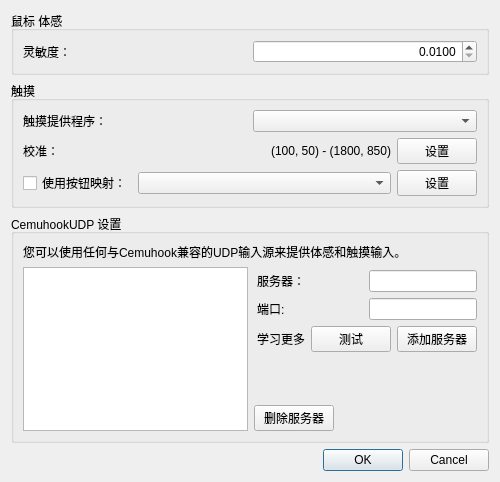
<?xml version="1.0" encoding="UTF-8"?>
<ui version="4.0">
 <class>ConfigureMotionTouch</class>
 <widget class="QDialog" name="ConfigureMotionTouch">
  <property name="geometry">
   <rect>
    <x>0</x>
    <y>0</y>
    <width>500</width>
    <height>482</height>
   </rect>
  </property>
  <property name="windowTitle">
   <string>设置 体感 / 触摸</string>
  </property>
  <property name="styleSheet">
   <string notr="true"/>
  </property>
  <layout class="QVBoxLayout">
   <item>
    <widget class="QGroupBox" name="motion_group_box">
     <property name="title">
      <string>鼠标 体感</string>
     </property>
     <layout class="QVBoxLayout">
      <item>
       <layout class="QHBoxLayout">
        <item>
         <widget class="QLabel" name="motion_sensitivity_label">
          <property name="text">
           <string>灵敏度：</string>
          </property>
         </widget>
        </item>
        <item>
         <widget class="QDoubleSpinBox" name="motion_sensitivity">
          <property name="alignment">
           <set>Qt::AlignRight|Qt::AlignTrailing|Qt::AlignVCenter</set>
          </property>
          <property name="decimals">
           <number>4</number>
          </property>
          <property name="minimum">
           <double>0.010000000000000</double>
          </property>
          <property name="maximum">
           <double>10.000000000000000</double>
          </property>
          <property name="singleStep">
           <double>0.001000000000000</double>
          </property>
          <property name="value">
           <double>0.010000000000000</double>
          </property>
         </widget>
        </item>
       </layout>
      </item>
     </layout>
    </widget>
   </item>
   <item>
    <widget class="QGroupBox" name="touch_group_box">
     <property name="title">
      <string>触摸</string>
     </property>
     <layout class="QVBoxLayout">
      <item>
       <layout class="QHBoxLayout">
        <item>
         <widget class="QLabel" name="touch_provider_label">
          <property name="text">
           <string>触摸提供程序：</string>
          </property>
         </widget>
        </item>
        <item>
         <widget class="QComboBox" name="touch_provider"/>
        </item>
       </layout>
      </item>
      <item>
       <layout class="QHBoxLayout">
        <item>
         <widget class="QLabel" name="touch_calibration_label">
          <property name="text">
           <string>校准：</string>
          </property>
         </widget>
        </item>
        <item>
         <widget class="QLabel" name="touch_calibration">
          <property name="text">
           <string>(100, 50) - (1800, 850)</string>
          </property>
          <property name="alignment">
           <set>Qt::AlignRight|Qt::AlignTrailing|Qt::AlignVCenter</set>
          </property>
         </widget>
        </item>
        <item>
         <widget class="QPushButton" name="touch_calibration_config">
          <property name="sizePolicy">
           <sizepolicy hsizetype="Maximum" vsizetype="Fixed">
            <horstretch>0</horstretch>
            <verstretch>0</verstretch>
           </sizepolicy>
          </property>
          <property name="text">
           <string>设置</string>
          </property>
         </widget>
        </item>
       </layout>
      </item>
      <item>
       <layout class="QHBoxLayout">
        <item>
         <widget class="QCheckBox" name="touch_from_button_checkbox">
          <property name="sizePolicy">
           <sizepolicy hsizetype="Maximum" vsizetype="Fixed">
            <horstretch>0</horstretch>
            <verstretch>0</verstretch>
           </sizepolicy>
          </property>
          <property name="text">
           <string>使用按钮映射：</string>
          </property>
         </widget>
        </item>
        <item>
         <widget class="QComboBox" name="touch_from_button_map"/>
        </item>
        <item>
         <widget class="QPushButton" name="touch_from_button_config_btn">
          <property name="sizePolicy">
           <sizepolicy hsizetype="Maximum" vsizetype="Fixed">
            <horstretch>0</horstretch>
            <verstretch>0</verstretch>
           </sizepolicy>
          </property>
          <property name="text">
           <string>设置</string>
          </property>
         </widget>
        </item>
       </layout>
      </item>
     </layout>
    </widget>
   </item>
   <item>
    <widget class="QGroupBox" name="udp_config_group_box">
     <property name="title">
      <string>CemuhookUDP 设置</string>
     </property>
     <layout class="QVBoxLayout">
      <item>
       <widget class="QLabel" name="udp_help">
        <property name="text">
         <string>您可以使用任何与Cemuhook兼容的UDP输入源来提供体感和触摸输入。</string>
        </property>
        <property name="alignment">
         <set>Qt::AlignLeading|Qt::AlignLeft|Qt::AlignTop</set>
        </property>
        <property name="wordWrap">
         <bool>true</bool>
        </property>
       </widget>
      </item>
      <item>
       <layout class="QHBoxLayout" name="horizontalLayout">
        <item>
         <widget class="QListView" name="udp_server_list"/>
        </item>
        <item>
         <layout class="QVBoxLayout" name="verticalLayout">
          <property name="leftMargin">
           <number>0</number>
          </property>
          <property name="topMargin">
           <number>0</number>
          </property>
          <property name="rightMargin">
           <number>0</number>
          </property>
          <property name="bottomMargin">
           <number>0</number>
          </property>
          <item>
           <layout class="QHBoxLayout">
            <property name="leftMargin">
             <number>3</number>
            </property>
            <property name="topMargin">
             <number>3</number>
            </property>
            <property name="rightMargin">
             <number>0</number>
            </property>
            <item>
             <widget class="QLabel" name="udp_server_label">
              <property name="text">
               <string>服务器：</string>
              </property>
             </widget>
            </item>
            <item>
             <widget class="QLineEdit" name="udp_server">
              <property name="sizePolicy">
               <sizepolicy hsizetype="Minimum" vsizetype="Fixed">
                <horstretch>0</horstretch>
                <verstretch>0</verstretch>
               </sizepolicy>
              </property>
             </widget>
            </item>
           </layout>
          </item>
          <item>
           <layout class="QHBoxLayout">
            <property name="leftMargin">
             <number>3</number>
            </property>
            <property name="rightMargin">
             <number>0</number>
            </property>
            <item>
             <widget class="QLabel" name="udp_port_label">
              <property name="text">
               <string>端口:</string>
              </property>
             </widget>
            </item>
            <item>
             <widget class="QLineEdit" name="udp_port">
              <property name="sizePolicy">
               <sizepolicy hsizetype="Minimum" vsizetype="Fixed">
                <horstretch>0</horstretch>
                <verstretch>0</verstretch>
               </sizepolicy>
              </property>
             </widget>
            </item>
           </layout>
          </item>
          <item>
           <layout class="QHBoxLayout">
            <property name="leftMargin">
             <number>3</number>
            </property>
            <property name="rightMargin">
             <number>0</number>
            </property>
            <item>
             <widget class="QLabel" name="udp_learn_more">
              <property name="text">
               <string>学习更多</string>
              </property>
             </widget>
            </item>
            <item>
             <widget class="QPushButton" name="udp_test">
              <property name="sizePolicy">
               <sizepolicy hsizetype="Maximum" vsizetype="Fixed">
                <horstretch>0</horstretch>
                <verstretch>0</verstretch>
               </sizepolicy>
              </property>
              <property name="text">
               <string>测试</string>
              </property>
             </widget>
            </item>
            <item>
             <widget class="QPushButton" name="udp_add">
              <property name="sizePolicy">
               <sizepolicy hsizetype="Maximum" vsizetype="Fixed">
                <horstretch>0</horstretch>
                <verstretch>0</verstretch>
               </sizepolicy>
              </property>
              <property name="text">
               <string>添加服务器</string>
              </property>
             </widget>
            </item>
           </layout>
          </item>
          <item>
           <spacer name="verticalSpacer_3">
            <property name="orientation">
             <enum>Qt::Vertical</enum>
            </property>
            <property name="sizeHint" stdset="0">
             <size>
              <width>20</width>
              <height>40</height>
             </size>
            </property>
           </spacer>
          </item>
          <item>
           <layout class="QHBoxLayout" name="horizontalLayout_2">
            <property name="topMargin">
             <number>0</number>
            </property>
            <item>
             <widget class="QPushButton" name="udp_remove">
              <property name="sizePolicy">
               <sizepolicy hsizetype="Maximum" vsizetype="Fixed">
                <horstretch>0</horstretch>
                <verstretch>0</verstretch>
               </sizepolicy>
              </property>
              <property name="text">
               <string>删除服务器</string>
              </property>
             </widget>
            </item>
            <item>
             <spacer name="horizontalSpacer_2">
              <property name="orientation">
               <enum>Qt::Horizontal</enum>
              </property>
              <property name="sizeHint" stdset="0">
               <size>
                <width>40</width>
                <height>20</height>
               </size>
              </property>
             </spacer>
            </item>
           </layout>
          </item>
         </layout>
        </item>
       </layout>
      </item>
     </layout>
    </widget>
   </item>
   <item>
    <spacer>
     <property name="orientation">
      <enum>Qt::Vertical</enum>
     </property>
     <property name="sizeHint" stdset="0">
      <size>
       <width>167</width>
       <height>55</height>
      </size>
     </property>
    </spacer>
   </item>
   <item>
    <widget class="QDialogButtonBox" name="buttonBox">
     <property name="standardButtons">
      <set>QDialogButtonBox::Cancel|QDialogButtonBox::Ok</set>
     </property>
    </widget>
   </item>
  </layout>
 </widget>
 <resources/>
 <connections>
  <connection>
   <sender>buttonBox</sender>
   <signal>accepted()</signal>
   <receiver>ConfigureMotionTouch</receiver>
   <slot>ApplyConfiguration()</slot>
   <hints>
    <hint type="sourcelabel">
     <x>20</x>
     <y>20</y>
    </hint>
    <hint type="destinationlabel">
     <x>20</x>
     <y>20</y>
    </hint>
   </hints>
  </connection>
 </connections>
</ui>
